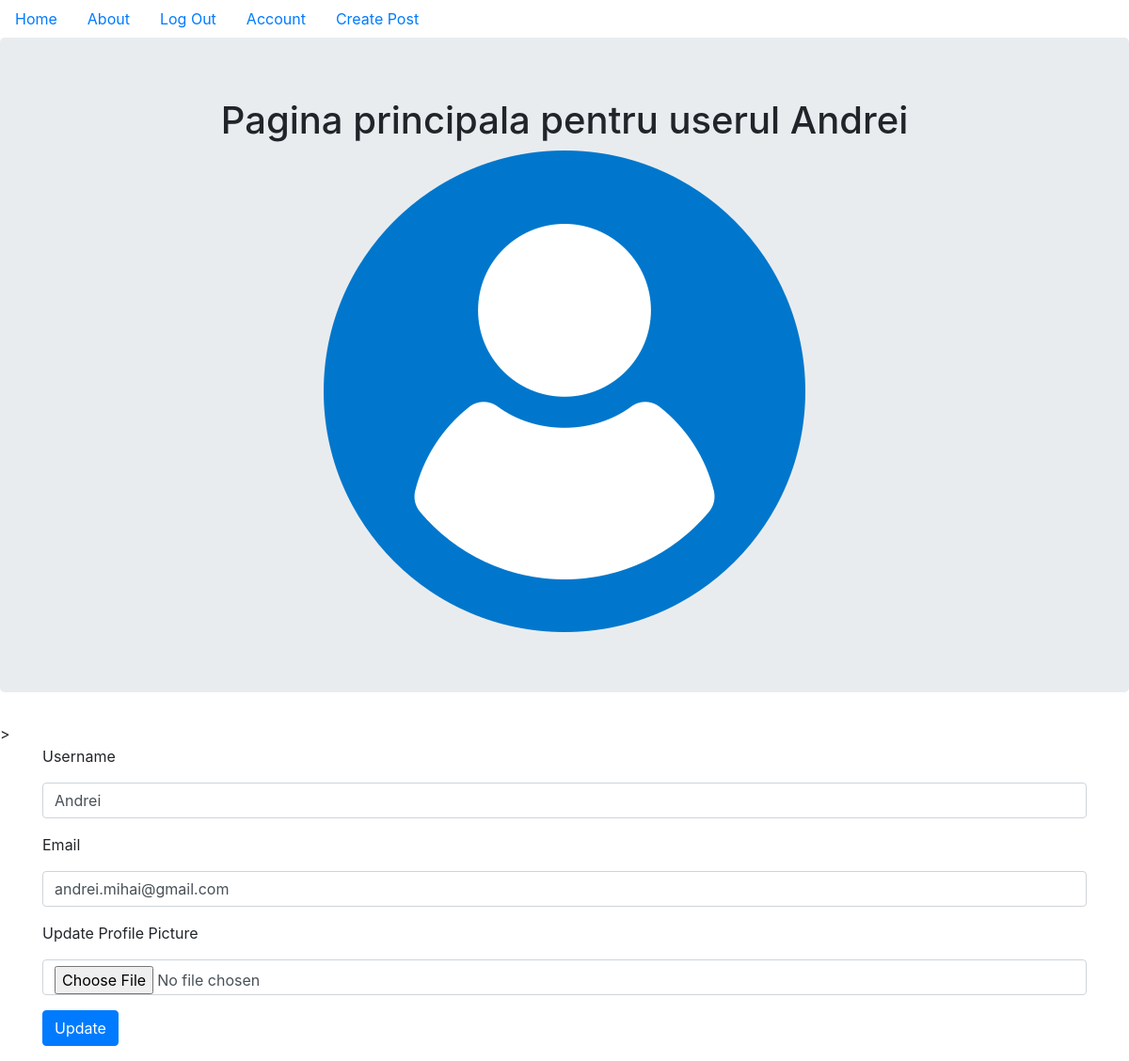
/account (signed in), run on the app's committed database.
### BlogClothesReview/models.py (models this page shows, shortened)
class User(db.Model, UserMixin):
    __tablename__ = 'users'
    id = db.Column(db.Integer,primary_key=True)
    profile_image = db.Column(db.String(64),nullable=False,default='default_profile.png')
    email = db.Column(db.String(64),unique=True,index=True)   #unique=True adica nu pot exista mai multe email-uri la fel
    username = db.Column(db.String(64),unique=True,index=True)  #index=True seteaza un index
    password_hash = db.Column(db.String(128))
    posts = db.relationship('ClothesReview',backref='author',lazy=True)  #review-ul are o relatie cu userul

### BlogClothesReview/users/views.py (the view)
@users.route('/account',methods=['GET','POST'])
@login_required
def account():
    form = UpdateUserForm()
    if form.validate_on_submit():
        if form.picture.data:
            username = current_user.username
            pic = add_profile_pic(form.picture.data,username)
            current_user.profile_image = pic
        current_user.username = form.username.data
        current_user.email = form.email.data
        db.session.commit()
        flash('Detaliile contului au fost actualizate!')
        return redirect(url_for('users.account'))
    elif request.method == "GET":
        form.username.data = current_user.username
        form.email.data = current_user.email
    profile_image = url_for('static', filename='profile_pictures/'+current_user.profile_image)
    return render_template('account.html', profile_image=profile_image,form=form)

### BlogClothesReview/users/forms.py (shortened to what this page needs)
class UpdateUserForm(FlaskForm):
    email = StringField('Email',validators=[DataRequired(),Email()])
    username = StringField('Username',validators=[DataRequired()])
    picture = FileField('Update Profile Picture', validators=[FileAllowed(['jpg','png'])])
    submit = SubmitField('Update')

### BlogClothesReview/models.py (called while the page is built)
@login_manager.user_loader
def load_user(user_id):
    return User.query.get(user_id)

### BlogClothesReview/templates/account.html (shortened to what this page needs)
{% extends "base.html" %}
{% block content %}
    <div class="jumbotron">
        <div align="center">
            <h1>Pagina principala pentru userul {{current_user.username}}</h1>
            <img align="center" src="{{url_for('static',filename='profile_pictures/' + current_user.profile_image) }}">
        </div>
    </div>>
    <div class="container">
        <form method="POST" action="" enctype="multipart/form-data">
            <div class="form-group">
                {{form.username.label(class='form-group')}}
                {{form.username(class="form-control")}}
            </div>
            <div class="form-group">
                {{form.email.label(class='form-group')}}
                {{form.email(class="form-control")}}
            </div>
            <div class="form-group">
                {{form.picture.label(class='form-group')}}
                {{form.picture(class="form-control")}}
            </div>
            <div class="form-group">
                {{form.submit(class="btn btn-primary")}}
            </div>
        </form>
    </div>
{% endblock %}

### data on the page
User: username "Andrei", profile_image (placeholder picture), email "andrei.mihai@gmail.com"
